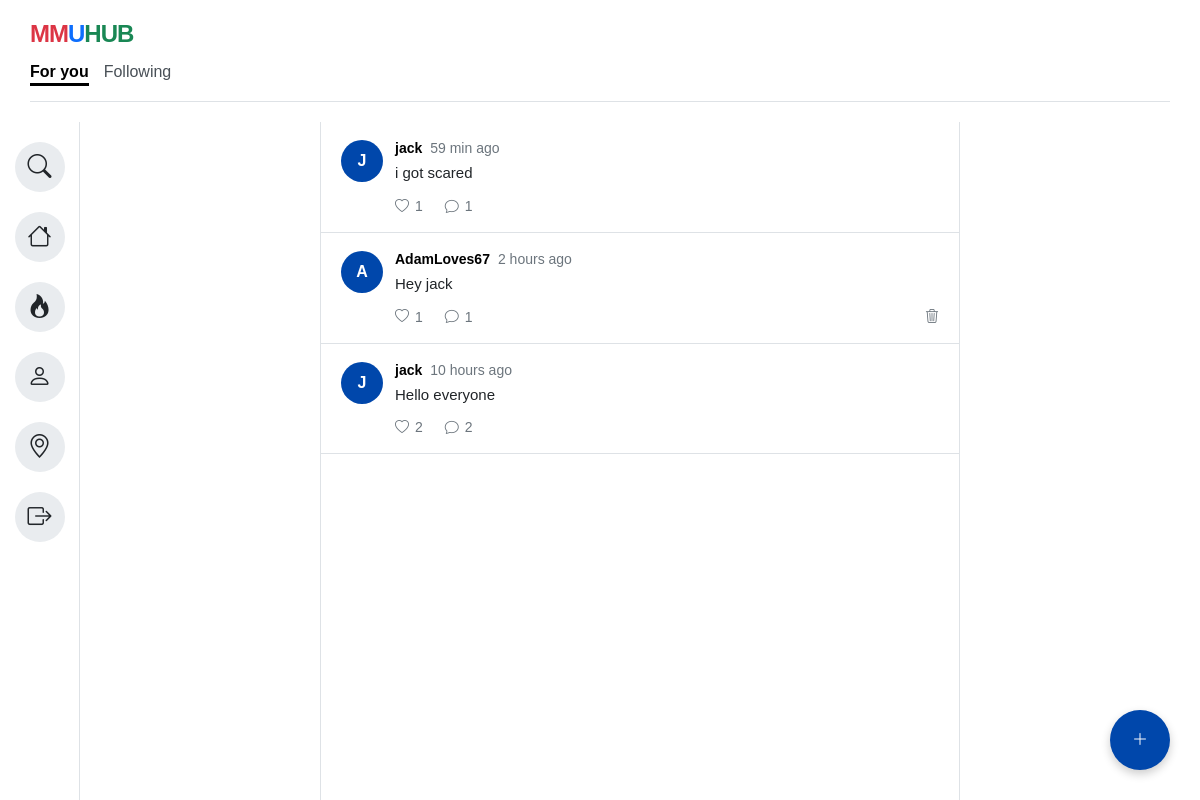
Screenshot of /Homepage.html (signed in) with the database file from the repository.
### tables this page shows
CREATE TABLE posts (
        id INTEGER PRIMARY KEY AUTOINCREMENT,
        user_id INTEGER,
        content TEXT,
        created_at TIMESTAMP DEFAULT CURRENT_TIMESTAMP,
        FOREIGN KEY(user_id) REFERENCES users(id)
    );

CREATE TABLE users (
    id INTEGER PRIMARY KEY AUTOINCREMENT,
    username TEXT UNIQUE NOT NULL,
    email TEXT UNIQUE NOT NULL,
    password TEXT NOT NULL,
    bio TEXT DEFAULT ''
);

### app.py (the view)
@app.route("/Homepage.html")
def homepage():
    if "user" not in session:
        return redirect(url_for("login_page"))
    posts = get_all_posts()
    formatted_posts = []
    for post in posts:
        formatted_posts.append({
    "id": post[0],
    "username": post[1],
    "content": post[2],
    "time": time_ago(post[3]),
    "likes": get_like_count(post[0])["likes"],
    "comments": get_comment_count(post[0])
})
    return render_template(
        "Homepage.html",
        username=session["user"]["username"],
        posts=formatted_posts
    )

### comments.py (called while the page is built)
def get_comment_count(post_id):
    conn = connect()
    cursor = conn.cursor()
    cursor.execute(
        "SELECT COUNT(*) FROM comments WHERE post_id=?",
        (post_id,)
    )
    count = cursor.fetchone()[0]
    conn.close()
    return count

### database.py (called while the page is built)
def connect():
    return sqlite3.connect("app.db")

### likes.py (called while the page is built)
def get_like_count(post_id):
    conn = connect()
    cursor = conn.cursor()
    cursor.execute(
        "SELECT COUNT(*) FROM likes WHERE post_id=?",
        (post_id,)
    )
    count = cursor.fetchone()[0]
    conn.close()
    return {"likes": count}

### posts.py (called while the page is built)
def get_all_posts():
    conn = connect()
    cursor = conn.cursor()
    cursor.execute("""
        SELECT
            posts.id,
            users.username,
            posts.content,
            posts.created_at
        FROM posts
        JOIN users
            ON posts.user_id = users.id
        ORDER BY posts.created_at DESC
    """)
    posts = cursor.fetchall()
    conn.close()
    return posts

### templates/Homepage.html (shortened to what this page needs)
<!DOCTYPE html>
<html lang="en">
<head>
<link rel="stylesheet"
      href="{{ url_for('static', filename='style.css') }}">
    <link rel="stylesheet" href="https://cdn.jsdelivr.net/npm/bootstrap-icons@1.11.1/font/bootstrap-icons.css">
</head>
<body>
    <div class="app-background">
        <div class="main-container">
            <header>
                <div class="logo">
                    <span class="red">MM</span><span class="blue">U</span><span class="green">HUB</span>
                </div>
                <div class="tabs">
                    <div class="tab-item active"><a href="Homepage.html">For you</a></div>
                    <div class="tab-item"><a href="Following.html">Following</a></div>
                </div>
                <hr class="header-line">
            </header>
            <div class="content-wrapper">
                <aside class="sidebar">
                    <div class="icon-group">
                      <a href="Search.html" class="icon-circle" data-tooltip="Search"><i class="bi bi-search"></i></a>
                      <a href="Homepage.html" class="icon-circle" data-tooltip="Home"><i class="bi bi-house"></i></a>
                      <a href="Trending.html" class="icon-circle" data-tooltip="Trending"><i class="bi bi-fire"></i></a>
                      <a href="Profile.html" class="icon-circle" data-tooltip="Profile"><i class="bi bi-person"></i></a>
                      <a href="Map.html" class="icon-circle" data-tooltip="Map"><i class="bi bi-geo-alt"></i></a>
                      <a href="/logout" class="icon-circle logout-icon" data-tooltip="Logout"><i class="bi bi-box-arrow-right"></i></a>
                    </div>
                </aside>
                <main class="content-area">
                    <section class="feed-container">
                        {% for post in posts %}
<article class="feed-post">
    <div class="feed-avatar avatar-blue">
        {{ post.username[0]|upper }}
    </div>
    <div class="feed-post-body">
        <div class="feed-post-header">
            <strong>{{ post.username }}</strong>
            <span>{{ post.time }}</span>
        </div>
        <p>{{ post.content }}</p>
        <div class="feed-actions">
    <button
        type="button"
        class="like-btn"
        data-post-id="{{ post.id }}">
        <i class="bi bi-heart"></i>
        <span class="like-count">{{ post.likes }}</span>
    </button>
    <button
    type="button"
    class="comment-btn"
    data-post-id="{{ post.id }}">
    <i class="bi bi-chat"></i>
    <span class="comment-count">{{ post.comments }}</span>
    </button>
    {% if post.username == username %}
    <button
        type="button"
        class="delete-btn"
        data-post-id="{{ post.id }}"
        title="Delete Post">
        <i class="bi bi-trash3"></i>
    </button>
    {% endif %}
</div>
    </div>
</article>
{% endfor %}
                    </section>
                    <div id="createPostBtn" class="createPostBtn" data-tooltip="New Post">
                        <i class="bi bi-plus-lg"></i>
                    </div>
                </main>
            </div>
        </div>
    </div>
</body>
</html>

### static/style.css (style rules this page uses)
* { box-sizing: border-box; margin: 0; padding: 0; font-family: Arial, sans-serif; }
body, html { height: 100%; width: 100%; overflow: hidden; }
.app-background { background-color: #212529; width: 100vw; height: 100vh; display: flex; justify-content: center; align-items: center; padding: 0; }
.main-container { background-color: #ffffff; width: 100%; height: 100%; display: flex; flex-direction: column; overflow: hidden; }
header { padding: 20px 30px; }
.logo { font-size: 24px; font-weight: bold; letter-spacing: -1px; margin-bottom: 15px; }
.logo .red { color: #dc3545; }
.logo .blue { color: #0d6efd; }
.logo .green { color: #198754; }
a { text-decoration: none; color: inherit; }
.tabs { display: flex; gap: 15px; font-size: 16px; color: #495057; }
.tab-item { position: relative; padding-bottom: 5px; cursor: pointer; }
.tab-item.active { font-weight: bold; color: #000000; cursor: default; }
.tab-item::after { content: ''; position: absolute; left: 0; bottom: 0; width: 100%; height: 3px; background-color: #000000; transform: scaleX(0); transition: transform 0.2s ease-in-out; transform-origin: center; }
.tab-item.active::after { transform: scaleX(1); }
.tab-item:not(.active) { cursor: pointer; }
.header-line { margin-top: 15px; border: none; border-bottom: 1px solid #dee2e6; }
.content-wrapper { display: flex; justify-content: center; position: relative; flex: 1; min-height: 0; }
.sidebar { width: 80px; background-color: #ffffff; border-right: 1px solid #dee2e6; display: flex; flex-direction: column; align-items: center; padding: 20px 0; }
.icon-group { display: flex; flex-direction: column; gap: 20px; }
.icon-circle { width: 50px; height: 50px; background-color: #e9ecef; border-radius: 50%; display: flex; justify-content: center; align-items: center; font-size: 24px; color: #212529; cursor: pointer; transition: background-color 0.2s; position: relative; }
.content-area { flex: 1; background-color: #ffffff; position: relative; overflow-y: auto; }
.feed-container { width: 100%; max-width: 640px; min-height: 100%; border-left: 1px solid #dee2e6; border-right: 1px solid #dee2e6; background-color: #ffffff; margin: 0 auto; }
.feed-post { display: flex; gap: 12px; padding: 18px 20px; border-bottom: 1px solid #dee2e6; }
.feed-avatar { width: 42px; height: 42px; border-radius: 50%; color: #ffffff; display: flex; align-items: center; justify-content: center; font-weight: 700; flex-shrink: 0; }
.avatar-blue { background-color: #0047AB; }
.feed-post-body { min-width: 0; flex: 1; }
.feed-post-header { display: flex; align-items: center; gap: 8px; flex-wrap: wrap; margin-bottom: 6px; font-size: 14px; }
.feed-post-header span { color: #6c757d; }
.feed-post-body p { font-size: 15px; line-height: 1.45; color: #212529; }
.feed-actions { display: flex; gap: 22px; margin-top: 14px; }
.feed-actions button { border: none; background: none; color: #6c757d; display: flex; align-items: center; gap: 6px; font-size: 14px; cursor: pointer; padding: 0; }
.createPostBtn { position: fixed; bottom: 30px; right: 30px; z-index: 999; width: 60px; height: 60px; border-radius: 50%; background-color: #0047AB; color: white; display: flex; justify-content: center; align-items: center; box-shadow: 0 4px 10px rgba(0,0,0,0.2); cursor: pointer; }
[data-tooltip]::after { content: attr(data-tooltip); position: absolute; left: 65px; background-color: #212529; color: #ffffff; padding: 6px 12px; border-radius: 6px; font-size: 13px; white-space: nowrap; opacity: 0; visibility: hidden; transition: opacity 0.2s ease, visibility 0.2s ease; pointer-events: none; z-index: 100; }
.createPostBtn[data-tooltip]::after { left: auto; right: 70px; bottom: 17px; }
.delete-btn { background: transparent; border: none; color: #9ca3af; cursor: pointer; font-size: 16px; margin-left: auto; transition: all .2s ease; }
.logout-icon { margin-top: auto; }

### rows the page displays
posts: username "J", username "jack", time "59 min ago", content "i got scared", likes "1", comments "1"
posts: username "A", username "AdamLoves67", time "2 hours ago", content "Hey jack", likes "1", comments "1"
posts: username "J", username "jack", time "10 hours ago", content "Hello everyone", likes "2", comments "2"
